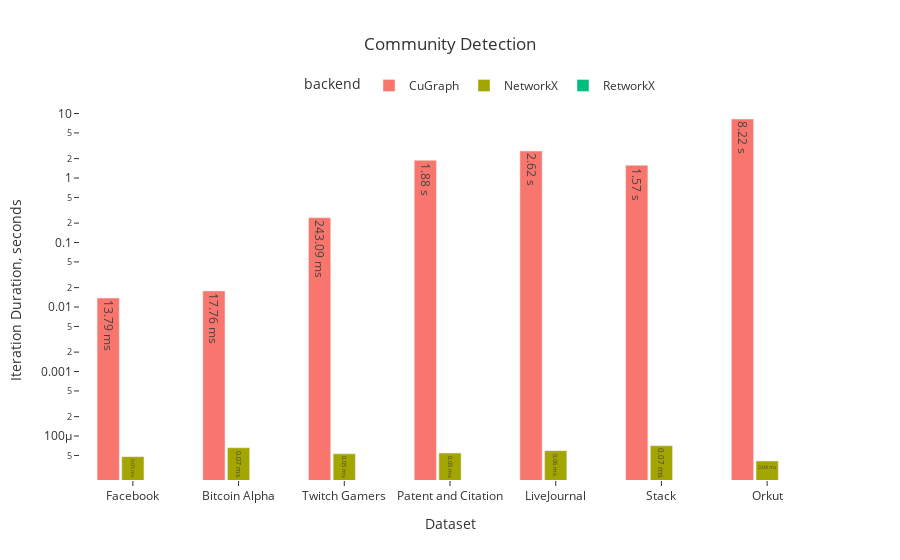
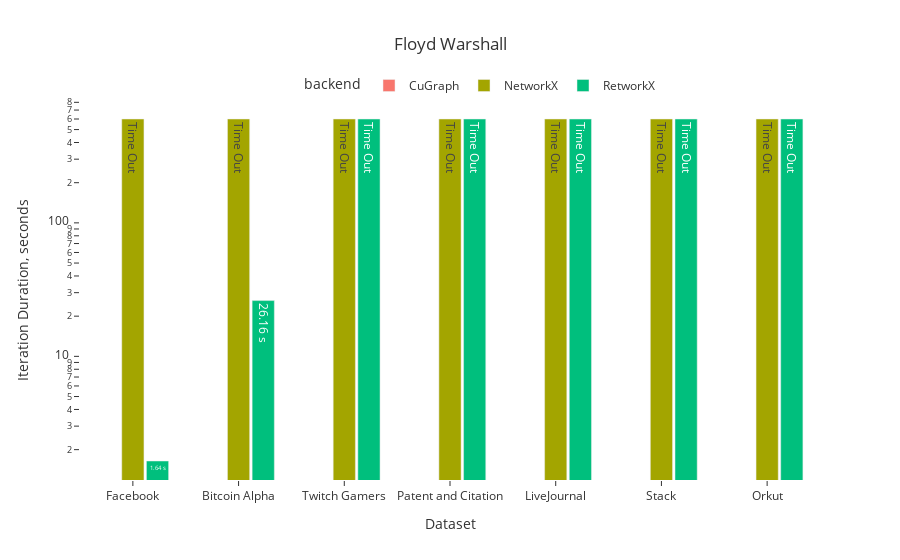
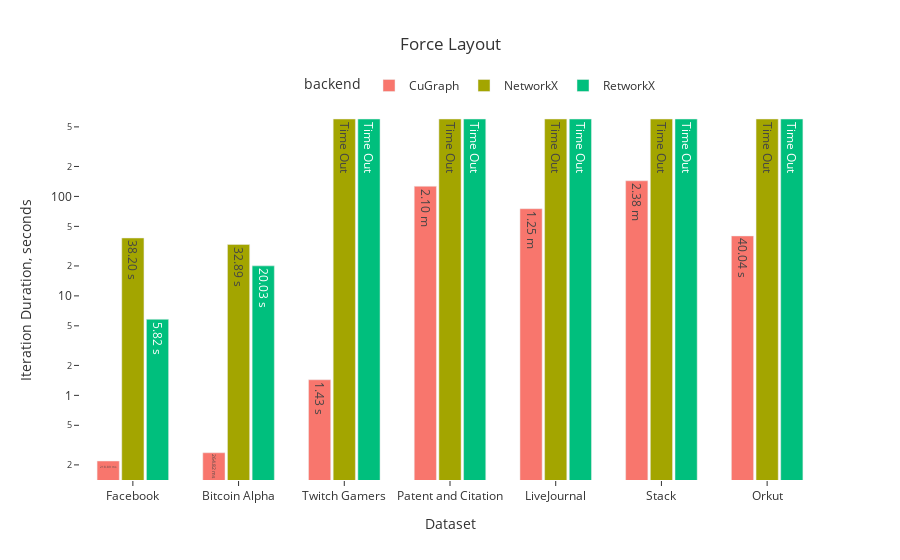
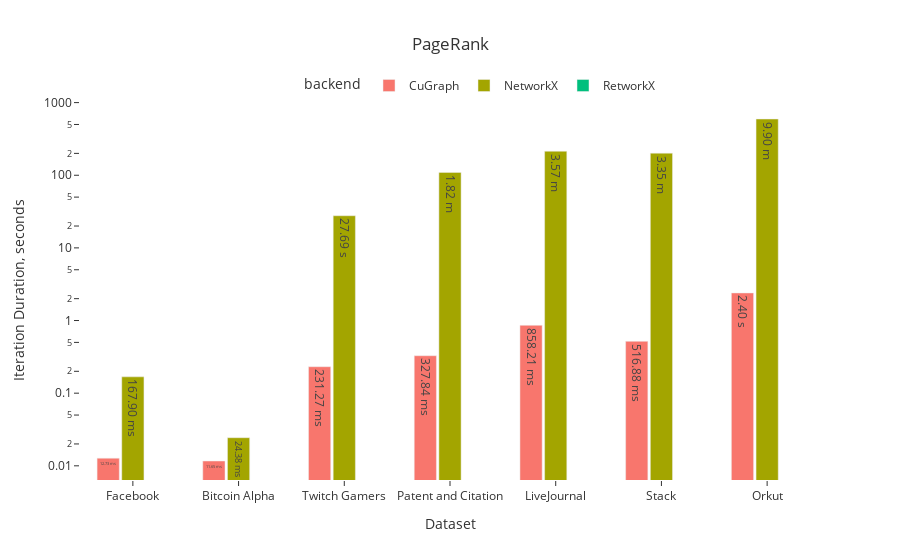

Notebook code for these charts, in order:
### Code cell
for name, group in benches.groupby(['operation']):
    fig = px.bar(group, 
        title=name,
        x='Dataset', 
        y='Iteration Duration, seconds',
        color='backend',
        barmode='group',
        text="text",
        log_y=True,
        template ="ggplot2",
    )
    fig.update_layout(
    title_x=0.5,
    legend=dict(
        orientation="h",
        yanchor="bottom",
        y=1,
        x=0.3
    ),
    xaxis=dict(showgrid=False),
    yaxis=dict(showgrid=False),
    paper_bgcolor='rgba(0,0,0,0)',
    plot_bgcolor='rgba(0,0,0,0)',
    bargap=0.30,
    bargroupgap=0.10,
    )
    fig.update_traces(textfont_size=20)
    fig.show()

### Figure 1 — Plotly figure (JSON) as saved in the notebook; plotly's stock layout.template omitted (floating-point values rounded to 4 significant figures)
{"data": [{"alignmentgroup": "True", "hovertemplate": "backend=CuGraph<br>Dataset=%{x}<br>Iteration Duration, seconds=%{y}<br>text=%{text}<extra></extra>", "legendgroup": "CuGraph", "marker": {"color": "#F8766D", "pattern": {"shape": ""}}, "name": "CuGraph", "offsetgroup": "CuGraph", "orientation": "v", "showlegend": true, "text": ["13.79 ms", "17.76 ms", "243.09 ms", "1.88 s", "2.62 s", "1.57 s", "8.22 s"], "textfont": {"size": 20}, "textposition": "auto", "type": "bar", "x": ["Facebook", "Bitcoin Alpha", "Twitch Gamers", "Patent and Citation", "LiveJournal", "Stack", "Orkut"], "xaxis": "x", "y": [0.0138, 0.01776, 0.2431, 1.88, 2.62, 1.571, 8.223], "yaxis": "y"}, {"alignmentgroup": "True", "hovertemplate": "backend=NetworkX<br>Dataset=%{x}<br>Iteration Duration, seconds=%{y}<br>text=%{text}<extra></extra>", "legendgroup": "NetworkX", "marker": {"color": "#A3A500", "pattern": {"shape": ""}}, "name": "NetworkX", "offsetgroup": "NetworkX", "orientation": "v", "showlegend": true, "text": ["0.05 ms", "0.07 ms", "0.05 ms", "0.05 ms", "0.06 ms", "0.07 ms", "0.04 ms"], "textfont": {"size": 20}, "textposition": "auto", "type": "bar", "x": ["Facebook", "Bitcoin Alpha", "Twitch Gamers", "Patent and Citation", "LiveJournal", "Stack", "Orkut"], "xaxis": "x", "y": [4.792e-05, 6.58e-05, 5.293e-05, 5.436e-05, 5.937e-05, 7.057e-05, 4.101e-05], "yaxis": "y"}, {"alignmentgroup": "True", "hovertemplate": "backend=RetworkX<br>Dataset=%{x}<br>Iteration Duration, seconds=%{y}<br>text=%{text}<extra></extra>", "legendgroup": "RetworkX", "marker": {"color": "#00BF7D", "pattern": {"shape": ""}}, "name": "RetworkX", "offsetgroup": "RetworkX", "orientation": "v", "showlegend": true, "text": ["0 ms", "0 ms", "0 ms", "0 ms", "0 ms", "0 ms", "0 ms"], "textfont": {"size": 20}, "textposition": "auto", "type": "bar", "x": ["Facebook", "Bitcoin Alpha", "Twitch Gamers", "Patent and Citation", "LiveJournal", "Stack", "Orkut"], "xaxis": "x", "y": [0, 0, 0, 0, 0, 0, 0], "yaxis": "y"}], "layout": {"bargap": 0.3, "bargroupgap": 0.1, "barmode": "group", "legend": {"orientation": "h", "title": {"text": "backend"}, "tracegroupgap": 0, "x": 0.3, "y": 1, "yanchor": "bottom"}, "paper_bgcolor": "rgba(0,0,0,0)", "plot_bgcolor": "rgba(0,0,0,0)", "title": {"text": "Community Detection", "x": 0.5}, "xaxis": {"anchor": "y", "domain": [0, 1], "showgrid": false, "title": {"text": "Dataset"}}, "yaxis": {"anchor": "x", "domain": [0, 1], "showgrid": false, "title": {"text": "Iteration Duration, seconds"}, "type": "log"}}}

### Figure 2 — Plotly figure (JSON) as saved in the notebook; plotly's stock layout.template omitted (floating-point values rounded to 4 significant figures)
{"data": [{"alignmentgroup": "True", "hovertemplate": "backend=CuGraph<br>Dataset=%{x}<br>Iteration Duration, seconds=%{y}<br>text=%{text}<extra></extra>", "legendgroup": "CuGraph", "marker": {"color": "#F8766D", "pattern": {"shape": ""}}, "name": "CuGraph", "offsetgroup": "CuGraph", "orientation": "v", "showlegend": true, "text": ["0 ms", "0 ms", "0 ms", "0 ms", "0 ms", "0 ms", "0 ms"], "textfont": {"size": 20}, "textposition": "auto", "type": "bar", "x": ["Facebook", "Bitcoin Alpha", "Twitch Gamers", "Patent and Citation", "LiveJournal", "Stack", "Orkut"], "xaxis": "x", "y": [0, 0, 0, 0, 0, 0, 0], "yaxis": "y"}, {"alignmentgroup": "True", "hovertemplate": "backend=NetworkX<br>Dataset=%{x}<br>Iteration Duration, seconds=%{y}<br>text=%{text}<extra></extra>", "legendgroup": "NetworkX", "marker": {"color": "#A3A500", "pattern": {"shape": ""}}, "name": "NetworkX", "offsetgroup": "NetworkX", "orientation": "v", "showlegend": true, "text": ["Time Out", "Time Out", "Time Out", "Time Out", "Time Out", "Time Out", "Time Out"], "textfont": {"size": 20}, "textposition": "auto", "type": "bar", "x": ["Facebook", "Bitcoin Alpha", "Twitch Gamers", "Patent and Citation", "LiveJournal", "Stack", "Orkut"], "xaxis": "x", "y": [600, 600, 600, 600, 600, 600, 600], "yaxis": "y"}, {"alignmentgroup": "True", "hovertemplate": "backend=RetworkX<br>Dataset=%{x}<br>Iteration Duration, seconds=%{y}<br>text=%{text}<extra></extra>", "legendgroup": "RetworkX", "marker": {"color": "#00BF7D", "pattern": {"shape": ""}}, "name": "RetworkX", "offsetgroup": "RetworkX", "orientation": "v", "showlegend": true, "text": ["1.64 s", "26.16 s", "Time Out", "Time Out", "Time Out", "Time Out", "Time Out"], "textfont": {"size": 20}, "textposition": "auto", "type": "bar", "x": ["Facebook", "Bitcoin Alpha", "Twitch Gamers", "Patent and Citation", "LiveJournal", "Stack", "Orkut"], "xaxis": "x", "y": [1.644, 26.16, 600, 600, 600, 600, 600], "yaxis": "y"}], "layout": {"bargap": 0.3, "bargroupgap": 0.1, "barmode": "group", "legend": {"orientation": "h", "title": {"text": "backend"}, "tracegroupgap": 0, "x": 0.3, "y": 1, "yanchor": "bottom"}, "paper_bgcolor": "rgba(0,0,0,0)", "plot_bgcolor": "rgba(0,0,0,0)", "title": {"text": "Floyd Warshall", "x": 0.5}, "xaxis": {"anchor": "y", "domain": [0, 1], "showgrid": false, "title": {"text": "Dataset"}}, "yaxis": {"anchor": "x", "domain": [0, 1], "showgrid": false, "title": {"text": "Iteration Duration, seconds"}, "type": "log"}}}

### Figure 3 — Plotly figure (JSON) as saved in the notebook; plotly's stock layout.template omitted (floating-point values rounded to 4 significant figures)
{"data": [{"alignmentgroup": "True", "hovertemplate": "backend=CuGraph<br>Dataset=%{x}<br>Iteration Duration, seconds=%{y}<br>text=%{text}<extra></extra>", "legendgroup": "CuGraph", "marker": {"color": "#F8766D", "pattern": {"shape": ""}}, "name": "CuGraph", "offsetgroup": "CuGraph", "orientation": "v", "showlegend": true, "text": ["218.89 ms", "264.82 ms", "1.43 s", "2.10 m", "1.25 m", "2.38 m", "40.04 s"], "textfont": {"size": 20}, "textposition": "auto", "type": "bar", "x": ["Facebook", "Bitcoin Alpha", "Twitch Gamers", "Patent and Citation", "LiveJournal", "Stack", "Orkut"], "xaxis": "x", "y": [0.2189, 0.2648, 1.435, 126.5, 75.24, 143.6, 40.04], "yaxis": "y"}, {"alignmentgroup": "True", "hovertemplate": "backend=NetworkX<br>Dataset=%{x}<br>Iteration Duration, seconds=%{y}<br>text=%{text}<extra></extra>", "legendgroup": "NetworkX", "marker": {"color": "#A3A500", "pattern": {"shape": ""}}, "name": "NetworkX", "offsetgroup": "NetworkX", "orientation": "v", "showlegend": true, "text": ["38.20 s", "32.89 s", "Time Out", "Time Out", "Time Out", "Time Out", "Time Out"], "textfont": {"size": 20}, "textposition": "auto", "type": "bar", "x": ["Facebook", "Bitcoin Alpha", "Twitch Gamers", "Patent and Citation", "LiveJournal", "Stack", "Orkut"], "xaxis": "x", "y": [38.2, 32.89, 600, 600, 600, 600, 600], "yaxis": "y"}, {"alignmentgroup": "True", "hovertemplate": "backend=RetworkX<br>Dataset=%{x}<br>Iteration Duration, seconds=%{y}<br>text=%{text}<extra></extra>", "legendgroup": "RetworkX", "marker": {"color": "#00BF7D", "pattern": {"shape": ""}}, "name": "RetworkX", "offsetgroup": "RetworkX", "orientation": "v", "showlegend": true, "text": ["5.82 s", "20.03 s", "Time Out", "Time Out", "Time Out", "Time Out", "Time Out"], "textfont": {"size": 20}, "textposition": "auto", "type": "bar", "x": ["Facebook", "Bitcoin Alpha", "Twitch Gamers", "Patent and Citation", "LiveJournal", "Stack", "Orkut"], "xaxis": "x", "y": [5.817, 20.03, 600, 600, 600, 600, 600], "yaxis": "y"}], "layout": {"bargap": 0.3, "bargroupgap": 0.1, "barmode": "group", "legend": {"orientation": "h", "title": {"text": "backend"}, "tracegroupgap": 0, "x": 0.3, "y": 1, "yanchor": "bottom"}, "paper_bgcolor": "rgba(0,0,0,0)", "plot_bgcolor": "rgba(0,0,0,0)", "title": {"text": "Force Layout", "x": 0.5}, "xaxis": {"anchor": "y", "domain": [0, 1], "showgrid": false, "title": {"text": "Dataset"}}, "yaxis": {"anchor": "x", "domain": [0, 1], "showgrid": false, "title": {"text": "Iteration Duration, seconds"}, "type": "log"}}}

### Figure 4 — Plotly figure (JSON) as saved in the notebook; plotly's stock layout.template omitted (floating-point values rounded to 4 significant figures)
{"data": [{"alignmentgroup": "True", "hovertemplate": "backend=CuGraph<br>Dataset=%{x}<br>Iteration Duration, seconds=%{y}<br>text=%{text}<extra></extra>", "legendgroup": "CuGraph", "marker": {"color": "#F8766D", "pattern": {"shape": ""}}, "name": "CuGraph", "offsetgroup": "CuGraph", "orientation": "v", "showlegend": true, "text": ["12.73 ms", "11.65 ms", "231.27 ms", "327.84 ms", "858.21 ms", "516.88 ms", "2.40 s"], "textfont": {"size": 20}, "textposition": "auto", "type": "bar", "x": ["Facebook", "Bitcoin Alpha", "Twitch Gamers", "Patent and Citation", "LiveJournal", "Stack", "Orkut"], "xaxis": "x", "y": [0.01273, 0.01165, 0.2313, 0.3278, 0.8582, 0.5169, 2.397], "yaxis": "y"}, {"alignmentgroup": "True", "hovertemplate": "backend=NetworkX<br>Dataset=%{x}<br>Iteration Duration, seconds=%{y}<br>text=%{text}<extra></extra>", "legendgroup": "NetworkX", "marker": {"color": "#A3A500", "pattern": {"shape": ""}}, "name": "NetworkX", "offsetgroup": "NetworkX", "orientation": "v", "showlegend": true, "text": ["167.90 ms", "24.38 ms", "27.69 s", "1.82 m", "3.57 m", "3.35 m", "9.90 m"], "textfont": {"size": 20}, "textposition": "auto", "type": "bar", "x": ["Facebook", "Bitcoin Alpha", "Twitch Gamers", "Patent and Citation", "LiveJournal", "Stack", "Orkut"], "xaxis": "x", "y": [0.1679, 0.02438, 27.69, 109.4, 214.1, 201.3, 594.7], "yaxis": "y"}, {"alignmentgroup": "True", "hovertemplate": "backend=RetworkX<br>Dataset=%{x}<br>Iteration Duration, seconds=%{y}<br>text=%{text}<extra></extra>", "legendgroup": "RetworkX", "marker": {"color": "#00BF7D", "pattern": {"shape": ""}}, "name": "RetworkX", "offsetgroup": "RetworkX", "orientation": "v", "showlegend": true, "text": ["0 ms", "0 ms", "0 ms", "0 ms", "0 ms", "0 ms", "0 ms"], "textfont": {"size": 20}, "textposition": "auto", "type": "bar", "x": ["Facebook", "Bitcoin Alpha", "Twitch Gamers", "Patent and Citation", "LiveJournal", "Stack", "Orkut"], "xaxis": "x", "y": [0, 0, 0, 0, 0, 0, 0], "yaxis": "y"}], "layout": {"bargap": 0.3, "bargroupgap": 0.1, "barmode": "group", "legend": {"orientation": "h", "title": {"text": "backend"}, "tracegroupgap": 0, "x": 0.3, "y": 1, "yanchor": "bottom"}, "paper_bgcolor": "rgba(0,0,0,0)", "plot_bgcolor": "rgba(0,0,0,0)", "title": {"text": "PageRank", "x": 0.5}, "xaxis": {"anchor": "y", "domain": [0, 1], "showgrid": false, "title": {"text": "Dataset"}}, "yaxis": {"anchor": "x", "domain": [0, 1], "showgrid": false, "title": {"text": "Iteration Duration, seconds"}, "type": "log"}}}
